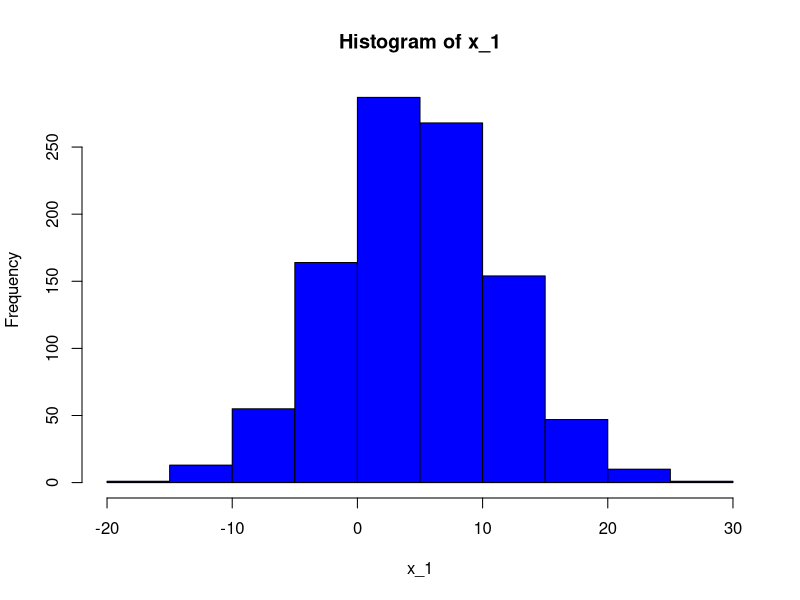
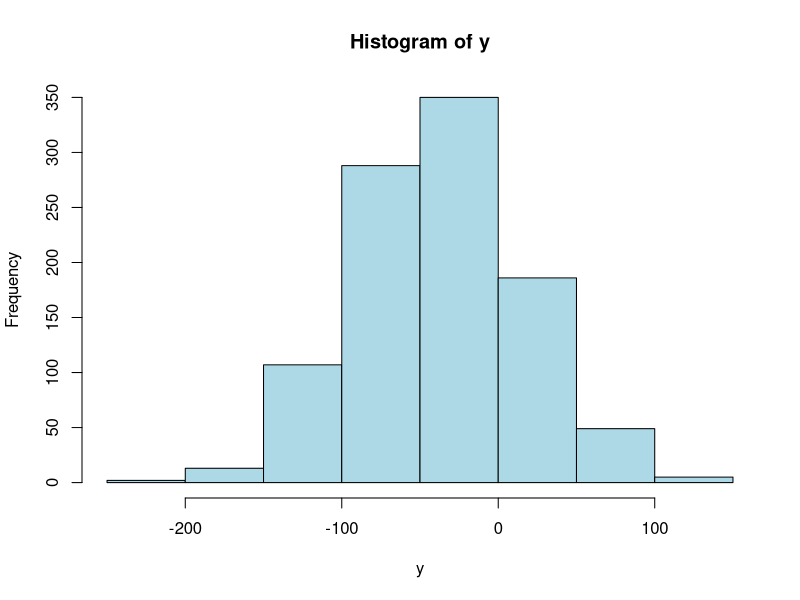
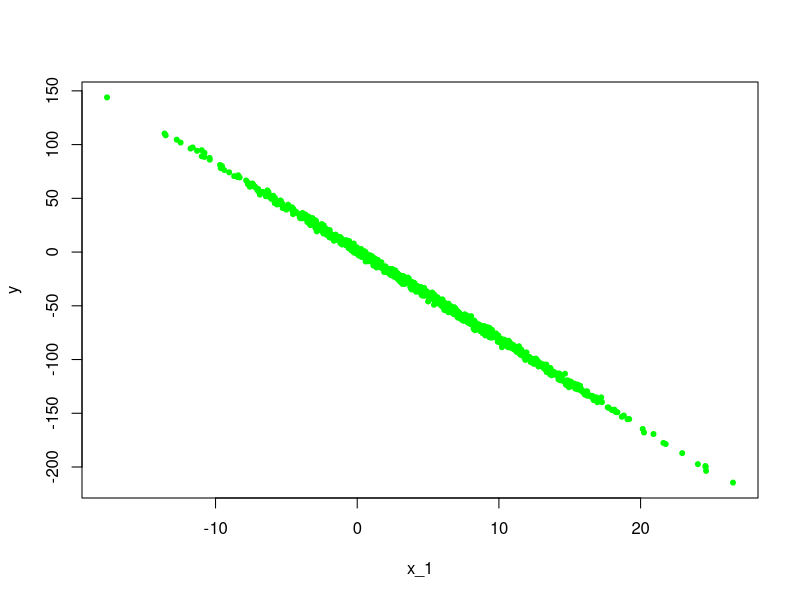

R code for these plots, in order:
x_1<-rnorm(1000, 5, 7)
hist(x_1, col = "blue")

true_error<-rnorm(1000,0,2)
true_beta_0<-1.1
true_beta_1<- -8.2

y<-true_beta_0+true_beta_1*x_1+true_error

hist(y, col = "lightblue")

#*********************************************************************
#Build a regression model and see that it covers the true values of y
#*********************************************************************

plot(x_1, y, pch=20, col="green")

lm_2<-lm(x_1~y)
summary(lm_2)

#******************************************************************
#Verification of the true parameters truebetaone and truebetazero
#******************************************************************

truebetaone=cov(x_1,y)/var(x_1)
truebetazero=mean(y)-(truebetaone*mean(x_1))


